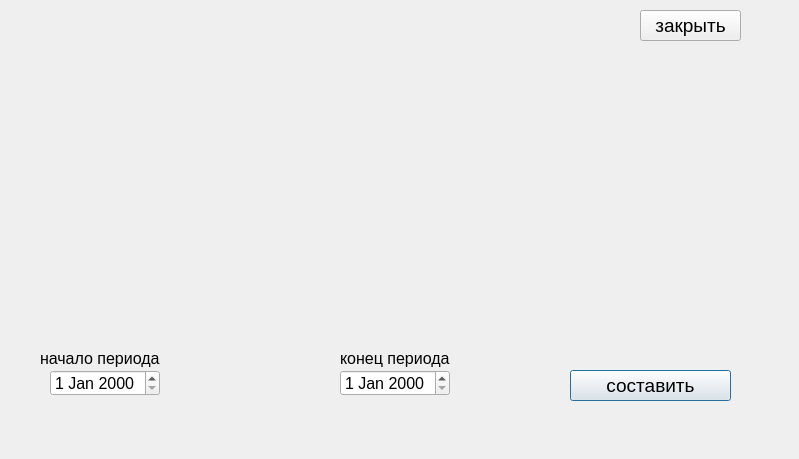
<?xml version="1.0" encoding="UTF-8"?>
<ui version="4.0">
 <class>Create_Report</class>
 <widget class="QDialog" name="Create_Report">
  <property name="geometry">
   <rect>
    <x>0</x>
    <y>0</y>
    <width>799</width>
    <height>459</height>
   </rect>
  </property>
  <property name="windowTitle">
   <string>отчет</string>
  </property>
  <widget class="QDateEdit" name="date_start">
   <property name="geometry">
    <rect>
     <x>50</x>
     <y>370</y>
     <width>110</width>
     <height>26</height>
    </rect>
   </property>
   <property name="font">
    <font>
     <pointsize>12</pointsize>
    </font>
   </property>
  </widget>
  <widget class="QDateEdit" name="date_finish">
   <property name="geometry">
    <rect>
     <x>340</x>
     <y>370</y>
     <width>110</width>
     <height>26</height>
    </rect>
   </property>
   <property name="font">
    <font>
     <pointsize>12</pointsize>
    </font>
   </property>
  </widget>
  <widget class="QLabel" name="report">
   <property name="geometry">
    <rect>
     <x>100</x>
     <y>20</y>
     <width>491</width>
     <height>221</height>
    </rect>
   </property>
   <property name="font">
    <font>
     <pointsize>15</pointsize>
    </font>
   </property>
   <property name="text">
    <string/>
   </property>
  </widget>
  <widget class="QPushButton" name="report_button">
   <property name="geometry">
    <rect>
     <x>570</x>
     <y>370</y>
     <width>161</width>
     <height>31</height>
    </rect>
   </property>
   <property name="font">
    <font>
     <pointsize>14</pointsize>
    </font>
   </property>
   <property name="text">
    <string>составить</string>
   </property>
  </widget>
  <widget class="QPushButton" name="exit_button">
   <property name="geometry">
    <rect>
     <x>640</x>
     <y>10</y>
     <width>101</width>
     <height>31</height>
    </rect>
   </property>
   <property name="font">
    <font>
     <pointsize>14</pointsize>
    </font>
   </property>
   <property name="text">
    <string>закрыть</string>
   </property>
  </widget>
  <widget class="QLabel" name="start_label">
   <property name="geometry">
    <rect>
     <x>40</x>
     <y>350</y>
     <width>131</width>
     <height>17</height>
    </rect>
   </property>
   <property name="font">
    <font>
     <pointsize>12</pointsize>
    </font>
   </property>
   <property name="text">
    <string>начало периода</string>
   </property>
  </widget>
  <widget class="QLabel" name="finish_label">
   <property name="geometry">
    <rect>
     <x>340</x>
     <y>350</y>
     <width>121</width>
     <height>17</height>
    </rect>
   </property>
   <property name="font">
    <font>
     <pointsize>12</pointsize>
    </font>
   </property>
   <property name="text">
    <string>конец периода</string>
   </property>
  </widget>
 </widget>
 <resources/>
 <connections/>
</ui>
